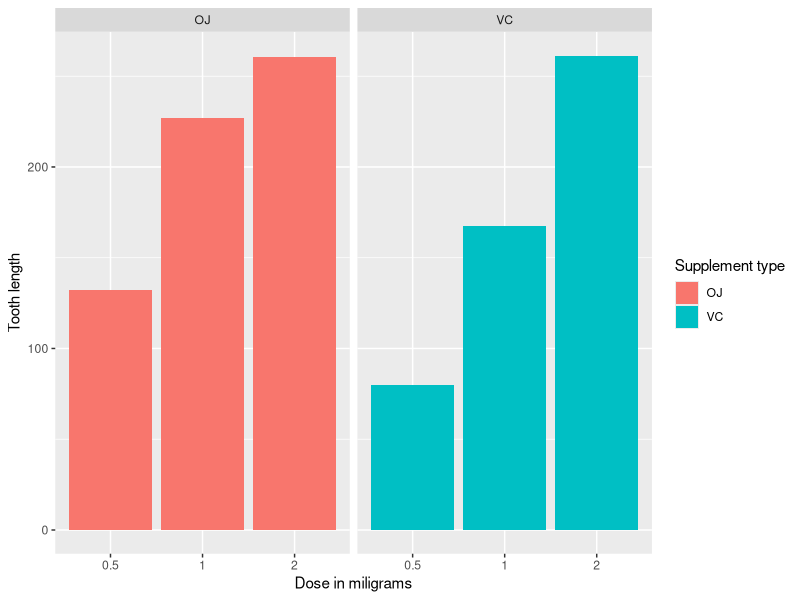
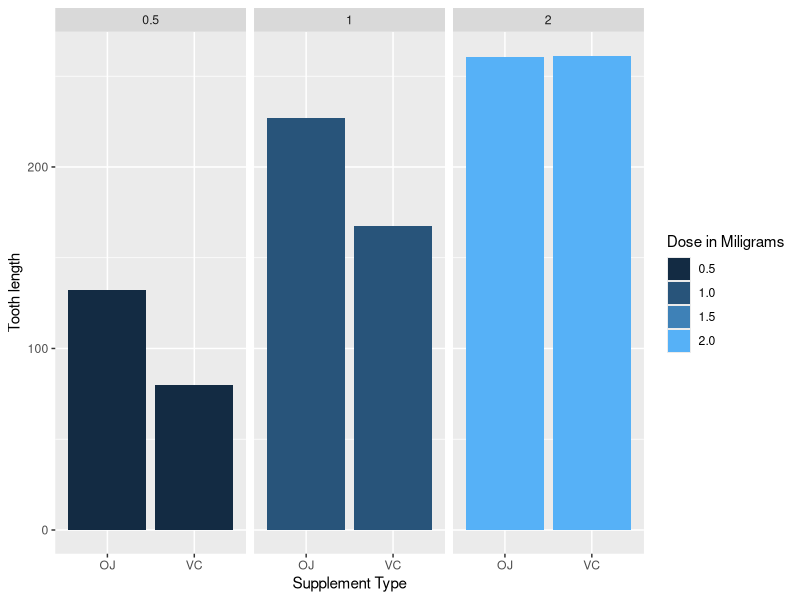

These figures' R source, in order:
## ---- chunk 1
# load the data
library(ggplot2)
library(datasets)
data <- ToothGrowth
## ---- chunk 2
ggplot(
  data=data, aes(x=as.factor(dose), y=len, fill=supp)) +
  geom_bar(stat="identity",) +
  facet_grid(. ~ supp) +
  xlab("Dose in miligrams") +
  ylab("Tooth length") +
  guides(fill=guide_legend(title="Supplement type")
)
## ---- chunk 3
ggplot(
  data=data, aes(x=as.factor(supp), y=len, fill=dose)) +
  geom_bar(stat="identity",) +
  facet_grid(. ~ dose) +
  xlab("Supplement Type") +
  ylab("Tooth length") +
  guides(fill=guide_legend(title="Dose in Miligrams")
)

## ---- chunk 4
summary(data)
## ---- chunk 5
t.test(len ~ supp, data = data)
## ---- chunk 6
# we have 3 dosage levels
dose_5_1 <- rbind(subset(data, dose == 0.5), subset(data, dose == 1.0))
dose_5_2 <- rbind(subset(data, dose == 0.5), subset(data, dose == 2.0))
dose_1_2 <- rbind(subset(data, dose == 1.0), subset(data, dose == 2.0))

# each test will examine smaller vs bigger dosages
t.test(len ~ dose, data = dose_5_1)
t.test(len ~ dose, data = dose_5_2)
t.test(len ~ dose, data = dose_1_2)
